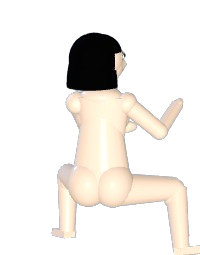
#> input picture assets/player_idle_right4.png, 200 x 255 px, found by its file name
$ python refresh_idle_right4.py
#> lines starting #> are read from the running program, lines starting #| are printed output that depends on the picture
from pathlib import Path

try:
    from PIL import Image
except ImportError:
    import subprocess
    import sys
    subprocess.check_call([sys.executable, "-m", "pip", "install", "pillow", "-q"])
    from PIL import Image

assets = Path(r"c:\Users\McKinley Alex\Documents\GitHub\Java-Platformer\assets")
src = assets / "player_idle_right4.png"
img = Image.open(src)
#> img is the input picture: PIL image 200x255 RGBA; mean R, G, B, A 55.7, 51.9, 47.1, 70.3
mirrored = img.transpose(Image.FLIP_LEFT_RIGHT)
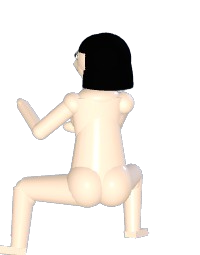
#> mirrored: PIL image 200x255 RGBA; mean R, G, B, A 55.7, 51.9, 47.1, 70.3; transparent parts drawn white

for i in range(1, 11):
    img.save(assets / f"player_idle_right{i}.png")
    mirrored.save(assets / f"player_idle_left{i}.png")

print("Updated all player idle right frames from player_idle_right4 and mirrored them for left.")

$ run again, with assets/player_idle_right10.png copied over assets/player_idle_right4.png
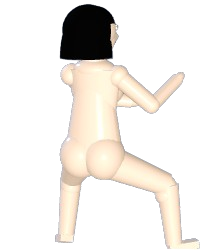
#> input picture assets/player_idle_right10.png, 200 x 250 px, found by its file name
#> img is the input picture: PIL image 200x250 RGBA; mean R, G, B, A 58.9, 54.8, 49.7, 73.5
#> `mirrored = img.transpose(Image.FLIP_LEFT_RIGHT)`:
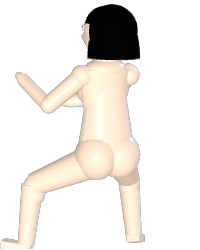
#> mirrored: PIL image 200x250 RGBA; mean R, G, B, A 58.9, 54.8, 49.7, 73.5; transparent parts drawn white

$ run again, with assets/player_idle_right3.png copied over assets/player_idle_right4.png
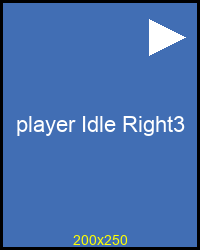
#> input picture assets/player_idle_right3.png, 200 x 250 px, found by its file name
#> img is the input picture: PIL image 200x250 RGBA; mean R, G, B, A 68.3, 109.3, 172.2, 255
#> `mirrored = img.transpose(Image.FLIP_LEFT_RIGHT)`:
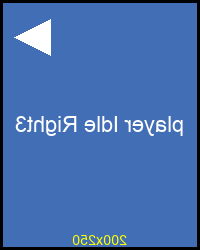
#> mirrored: PIL image 200x250 RGBA; mean R, G, B, A 68.3, 109.3, 172.2, 255
